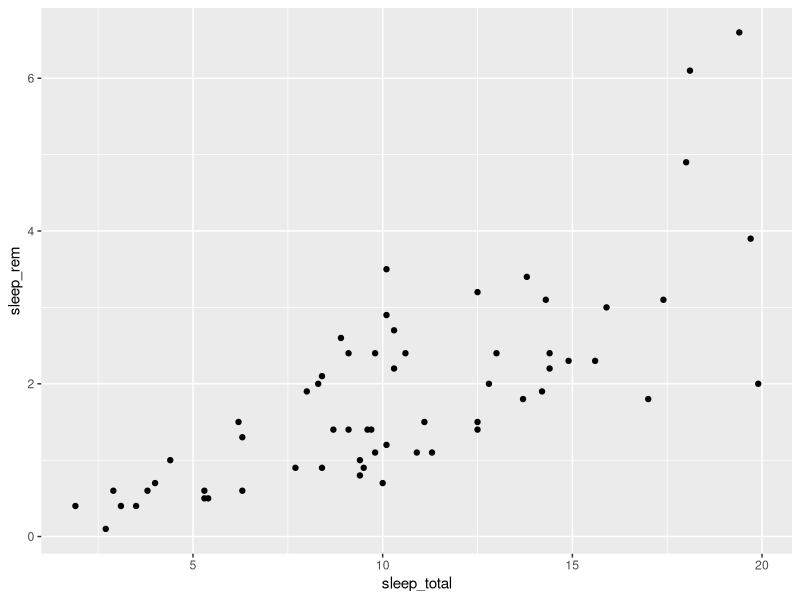
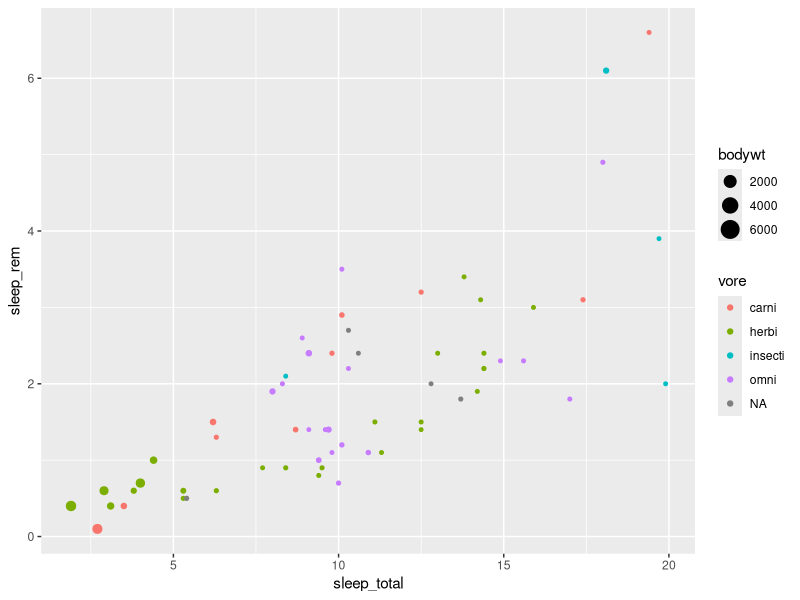
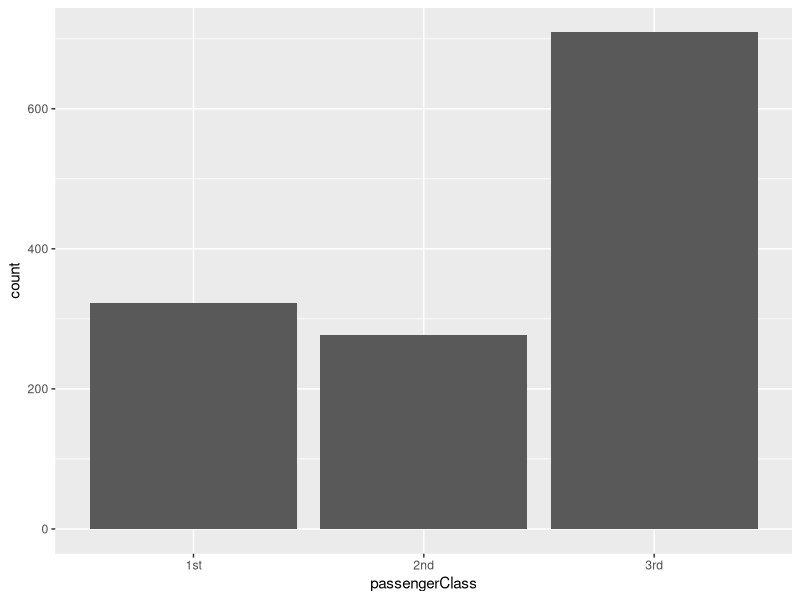
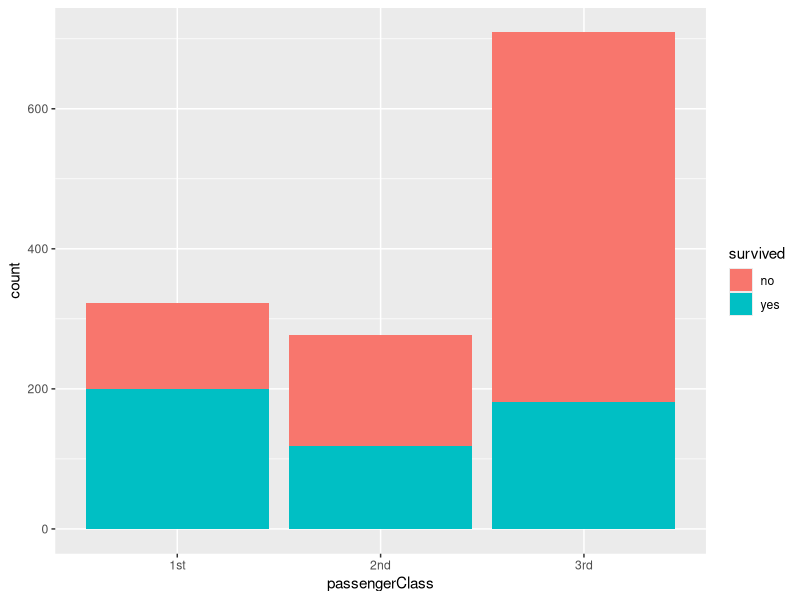

Source code (R) for these figures, in order:
## ---- chunk 1
library(tidyverse)

## ---- chunk 2
library(carData) 
titanic_survival <- as_tibble(TitanicSurvival)
## ---- chunk 3
library(knitr)
library(kableExtra)
kable(head(titanic_survival), 
      caption = "The Titanic survival data (first six rows)")
      
## ---- chunk 4
kable(head(msleep), 
      caption = "The `msleep` data (first six rows)") |> 
  add_header_above(data.frame("The `msleep` data", 11), 
                     monospace = TRUE)

## ---- chunk 5

filter(titanic_survival, age == 25)

## ---- chunk 6

filter(titanic_survival, age < 25)

## ---- chunk 7
operator_table <- tibble(
  Operator = c("==", "!=", "<", "<=", ">", ">="),
  Description = c("equal", "not equal", "less than", "less than or equal", "greater than", "greater than or equal")
)

# Print the table 
kable(operator_table, col.names = c("Operator", "Description"), 
      caption = "Operators for comparison.",
      table.attr = 'data-quarto-disable-processing="true"')

## ---- chunk 8
filter(msleep, !is.na(sleep_total))
## ---- chunk 9
filter(msleep, vore == "carni" &  sleep_total > 11)
## ---- chunk 10
filter(msleep, vore == "carni" | vore == "omni")

## ---- chunk 11

logical_operators <- data.frame(
  Operator = c("&", "|", "!"),
  Description = c("Logical AND", "Logical OR", "Logical NOT"),
  stringsAsFactors = FALSE
)

# Create and display the table with kable and add a caption
kable(logical_operators, caption = "Logical Operators for combining filters.") 
## ---- chunk 12
select(titanic_survival, survived, age)

## ---- chunk 13
arrange(titanic_survival, age)


## ---- chunk 14
arrange(titanic_survival, desc(age))

## ---- chunk 15
mutate(msleep, rem_ratio = sleep_rem / sleep_total)
## ---- chunk 16
summarise(titanic_survival, mean_age = mean(age, na.rm = TRUE))
## ---- chunk 17

data <- data.frame(
  `Measures` = c("Measures of location", "", "Measures of spread", "", "", "Measures of rank", "", "", "Measures of position", "", "", "Counts and proportions of logical values", "", ""),
  `Function` = c("mean(x)", "median(x)", "sd(x)", "IQR(x)", "mad(x)", "min(x)", "max(x)", "quantile(x, 0.95)", "first(x)", "nth(x, 2)", "last(x)", "n()", "n_distinct(x)", "sum(x > 10)"),
  `Description` = c("Mean", "Median", "Standard deviation", "Interquartile range", "Median absolute deviation" , "Minimum", "Maximum", "95th quantile", "First row", "nth row", "Last row", "Count the number of rows", "Number of distinct combinations", "Sum of values larger than 10")
)

kable(data, format = "markdown", col.names = c("Measures", "Function", "Description")) |>
  kable_styling(position = "left", full_width = FALSE)
## ---- chunk 18

group_by(titanic_survival, passengerClass) |>
  summarise(mean_age = mean(age, na.rm = TRUE))
## ---- chunk 19
filter(msleep, vore == "herbi" ) |>
group_by(order) |>
  summarise(mean_sleep = mean(sleep_total, na.rm = TRUE),
            mean_bodywt = mean(bodywt, na.rm = TRUE)) 
## ---- chunk 20

# Add a unique ID
titanic_survival <- mutate(titanic_survival, id = row_number())

# Split the data into two tibbles
a <- select(titanic_survival, age, sex, id)
b <- select(titanic_survival, survived, passengerClass, id)

# Join the data back together again
left_join(a, b, by = "id")
## ---- chunk 21
ggplot(data = msleep) + 
  geom_point(mapping = aes(x = sleep_total, y = sleep_rem))

## ---- chunk 22

ggplot(data = msleep) + 
  geom_point(mapping = aes(sleep_total, sleep_rem, 
                           color = vore, 
                           size = bodywt))

## ---- chunk 23
ggplot(data = titanic_survival) +
  geom_bar(aes(x = passengerClass))

## ---- chunk 24

ggplot(data = titanic_survival) + 
  geom_bar(mapping = aes(passengerClass, 
                         fill = survived))
